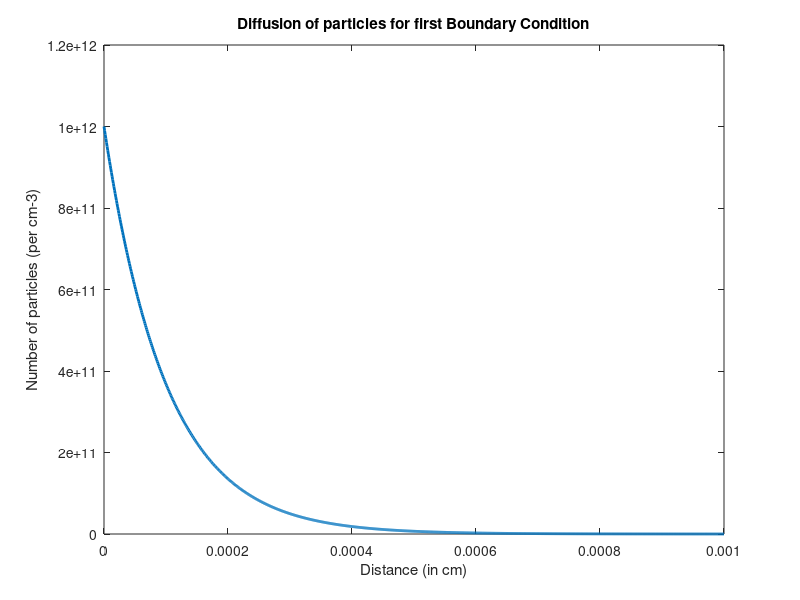
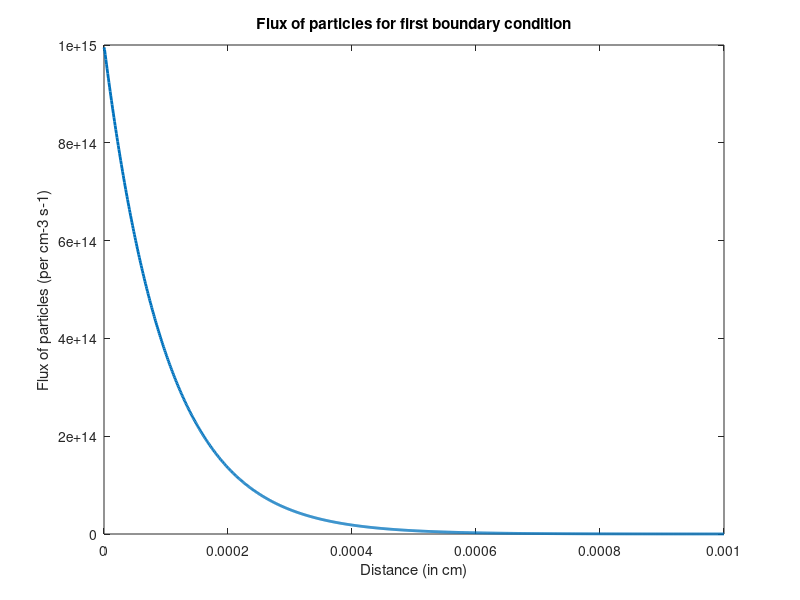
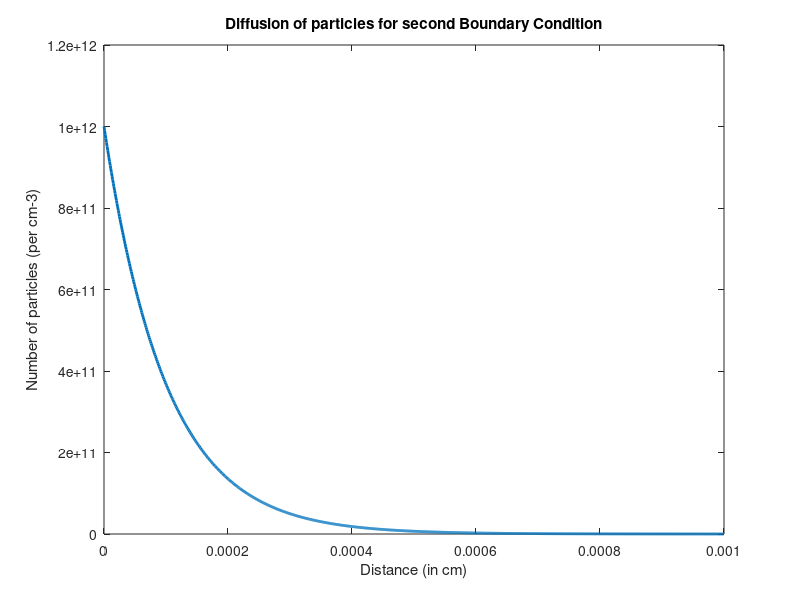
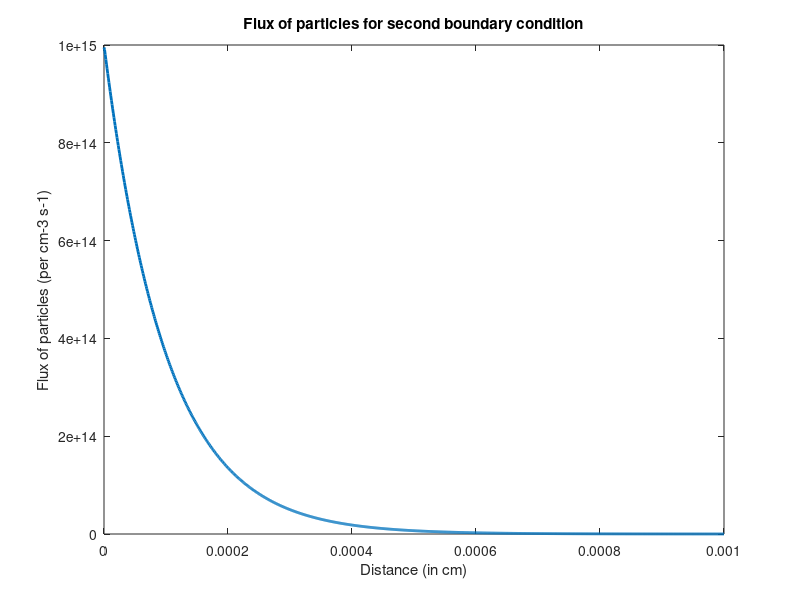

MATLAB code for these plots, in order:
%Assignment 4
%Q1a

clc;
clear vars;

L= 10e-4; %defined a region of length 10um in cm
dx=0.01e-4; %step size for calculations
dist=0:dx:L; %distance vector along X-axis
gridno= round(L/dx)+1; %no of steps in our grid depending on step size
A = zeros(gridno,gridno); %initialising matrix to calculate discrete double derivative 
A(1,1) = 1; %to give us proper boundary condition of N matrix at first node
A(gridno,gridno) = 1; %to give us proper boundary condition of N matrix at last node
tau=1e-7; %as given in question
D=0.1; %as given in question


%Generating the A matrix for numerical solution on differential equation
for i= 2:gridno-1
    
    A(i,i-1) = (1/dx^2);
    A(i,i)= -((2/dx^2) +1/(D*tau));
    A(i,i+1)= (1/dx^2);
end

%Initialsing N,B1,B2 matrices for particle and two given boundary
%conditions
N1 = zeros(gridno,1);
N2= zeros(gridno,1);
B1 =zeros(gridno,1);
B2 =zeros(gridno,1);
B1(1,1) = 1e12;%to give us proper boundary condition of N matrix at first node
B1(gridno,1)=0;%first boundary condition
B2(1,1) = 1e12;%to give us proper boundary condition of N matrix at first node
B2(gridno,1)=1e12*exp(-10);%boundary condition at B for second condition by solving differential equation of J=-Ddn/dx and putting value of 10um

N1 = A\B1;
J1 = -D*(gradient(N1))/dx;

%plots for 2 boundary conditions in absolute and logarithmic scale
figure(1);
plot(dist,N1,"LineWidth",2);
xlabel("Distance (in cm)");
ylabel("Number of particles (per cm-3)");
title("Diffusion of particles for first Boundary Condition");

figure(2);
plot(dist,J1,"LineWidth",2);
xlabel("Distance (in cm)");
ylabel("Flux of particles (per cm-3 s-1)");
title("Flux of particles for first boundary condition");


N2 = A\B2;
J2 = -D*(gradient(N2))/dx;
p=J2(gridno);
fprintf('The particle flux at B for second boundary condition is %d cm^-^2s^-^1',p);



figure(3);
plot(dist,N2,"LineWidth",2);
xlabel("Distance (in cm)");
ylabel("Number of particles (per cm-3)");
title("Diffusion of particles for second Boundary Condition");

figure(4);
plot(dist,J2,"LineWidth",2);
xlabel("Distance (in cm)");
ylabel("Flux of particles (per cm-3 s-1)");
title("Flux of particles for second boundary condition");

figure(5)
plot(dist,log10(N1),'LineWidth',2,'LineStyle','-');
hold on
plot(dist,log10(N2),'g','LineWidth',2,'LineStyle','--');
hold off
grid on;
title('Particle Profile Semilog scale');
xlabel('x (cm) ');
ylabel('log(Particle Concentration (cm^-^3)) ');
legend('Boundary Condition at B: n=0','Boundary Condition at B: J=kn');

figure(6)
plot(dist,log10(J1),'LineWidth',2,'LineStyle','-');
hold on
plot(dist,log10(J2),'g','LineWidth',2,'LineStyle','--');
hold off
grid on;
title('Particle Flux Semilog scale');
xlabel('x (cm) ');
ylabel('log(Particle Flux (cm^-^2s^-^1)) ');
legend('Boundary Condition at B: n=0','Boundary Condition at B: J=kn');
